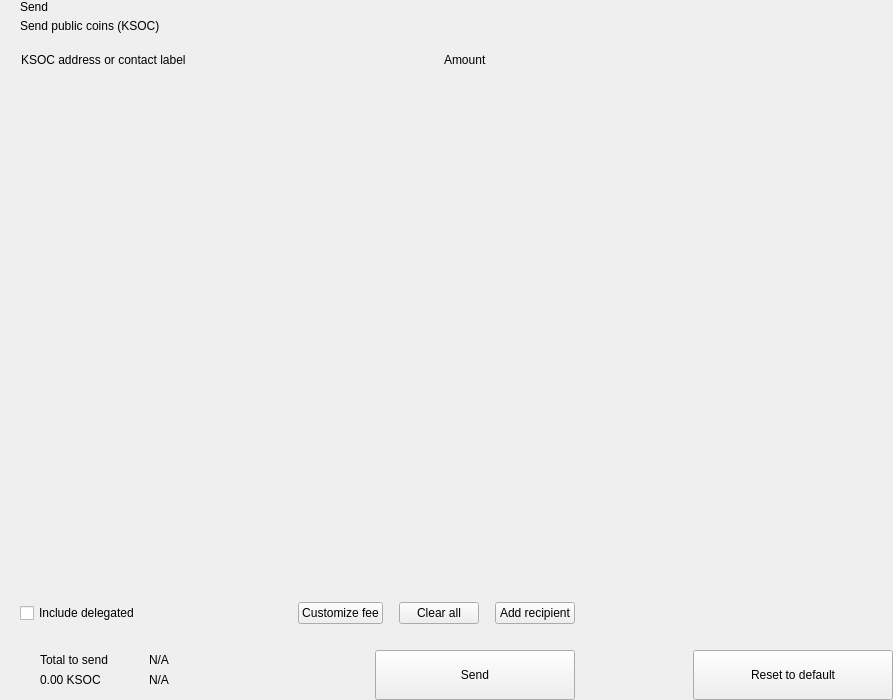
<?xml version="1.0" encoding="UTF-8"?>
<ui version="4.0">
 <class>send</class>
 <widget class="QWidget" name="send">
  <property name="geometry">
   <rect>
    <x>0</x>
    <y>0</y>
    <width>893</width>
    <height>700</height>
   </rect>
  </property>
  <property name="windowTitle">
   <string>Form</string>
  </property>
  <layout class="QHBoxLayout" name="horizontalLayout_2" stretch="2,1">
   <property name="spacing">
    <number>0</number>
   </property>
   <property name="leftMargin">
    <number>0</number>
   </property>
   <property name="topMargin">
    <number>0</number>
   </property>
   <property name="rightMargin">
    <number>0</number>
   </property>
   <property name="bottomMargin">
    <number>0</number>
   </property>
   <item>
    <widget class="QWidget" name="left" native="true">
     <layout class="QVBoxLayout" name="verticalLayout_3">
      <property name="spacing">
       <number>0</number>
      </property>
      <property name="leftMargin">
       <number>0</number>
      </property>
      <property name="topMargin">
       <number>0</number>
      </property>
      <property name="rightMargin">
       <number>0</number>
      </property>
      <property name="bottomMargin">
       <number>0</number>
      </property>
      <item>
       <layout class="QVBoxLayout" name="verticalLayout_22" stretch="0,0,0,1,0,0,0,0">
        <property name="spacing">
         <number>0</number>
        </property>
        <item>
         <layout class="QHBoxLayout" name="horizontalLayout_3">
          <property name="spacing">
           <number>0</number>
          </property>
          <property name="leftMargin">
           <number>20</number>
          </property>
          <property name="rightMargin">
           <number>20</number>
          </property>
          <item>
           <layout class="QVBoxLayout" name="verticalLayout">
            <property name="spacing">
             <number>5</number>
            </property>
            <item>
             <widget class="QLabel" name="labelTitle">
              <property name="text">
               <string>Send</string>
              </property>
              <property name="alignment">
               <set>Qt::AlignLeading|Qt::AlignLeft|Qt::AlignVCenter</set>
              </property>
             </widget>
            </item>
            <item>
             <widget class="QLabel" name="labelSubtitle1">
              <property name="text">
               <string>Send public coins (KSOC)</string>
              </property>
             </widget>
            </item>
           </layout>
          </item>
          <item>
           <spacer name="horizontalSpacer">
            <property name="orientation">
             <enum>Qt::Horizontal</enum>
            </property>
            <property name="sizeHint" stdset="0">
             <size>
              <width>40</width>
              <height>20</height>
             </size>
            </property>
           </spacer>
          </item>
         </layout>
        </item>
        <item>
         <spacer name="verticalSpacer_2">
          <property name="orientation">
           <enum>Qt::Vertical</enum>
          </property>
          <property name="sizeType">
           <enum>QSizePolicy::Fixed</enum>
          </property>
          <property name="sizeHint" stdset="0">
           <size>
            <width>20</width>
            <height>20</height>
           </size>
          </property>
         </spacer>
        </item>
        <item>
         <layout class="QHBoxLayout" name="horizontalLayout" stretch="6,0,2">
          <property name="spacing">
           <number>0</number>
          </property>
          <property name="leftMargin">
           <number>10</number>
          </property>
          <property name="topMargin">
           <number>0</number>
          </property>
          <property name="rightMargin">
           <number>20</number>
          </property>
          <property name="bottomMargin">
           <number>0</number>
          </property>
          <item>
           <widget class="QLabel" name="labelSubtitleAddress">
            <property name="styleSheet">
             <string notr="true">margin-left:8px;</string>
            </property>
            <property name="text">
             <string>KSOC address or contact label</string>
            </property>
           </widget>
          </item>
          <item>
           <spacer name="horizontalSpacer_3">
            <property name="orientation">
             <enum>Qt::Horizontal</enum>
            </property>
            <property name="sizeType">
             <enum>QSizePolicy::Fixed</enum>
            </property>
            <property name="sizeHint" stdset="0">
             <size>
              <width>40</width>
              <height>1</height>
             </size>
            </property>
           </spacer>
          </item>
          <item>
           <widget class="QLabel" name="labelSubtitleAmount">
            <property name="text">
             <string>Amount</string>
            </property>
           </widget>
          </item>
         </layout>
        </item>
        <item>
         <widget class="QScrollArea" name="scrollArea">
          <property name="minimumSize">
           <size>
            <width>0</width>
            <height>350</height>
           </size>
          </property>
          <property name="styleSheet">
           <string notr="true">#scrollArea {
            background:transparent;
            margin-top:10px;
}</string>
          </property>
          <property name="horizontalScrollBarPolicy">
           <enum>Qt::ScrollBarAlwaysOff</enum>
          </property>
          <property name="sizeAdjustPolicy">
           <enum>QAbstractScrollArea::AdjustIgnored</enum>
          </property>
          <property name="widgetResizable">
           <bool>true</bool>
          </property>
          <property name="alignment">
           <set>Qt::AlignLeading|Qt::AlignLeft|Qt::AlignTop</set>
          </property>
          <widget class="QWidget" name="scrollAreaWidgetContents">
           <property name="geometry">
            <rect>
             <x>0</x>
             <y>0</y>
             <width>591</width>
             <height>16</height>
            </rect>
           </property>
           <property name="sizePolicy">
            <sizepolicy hsizetype="Preferred" vsizetype="Maximum">
             <horstretch>0</horstretch>
             <verstretch>0</verstretch>
            </sizepolicy>
           </property>
           <property name="autoFillBackground">
            <bool>false</bool>
           </property>
           <property name="styleSheet">
            <string notr="true">#scrollAreaWidgetContents {
             background:transparent;
             }</string>
           </property>
           <layout class="QVBoxLayout" name="verticalLayout_7">
            <property name="spacing">
             <number>0</number>
            </property>
            <property name="sizeConstraint">
             <enum>QLayout::SetDefaultConstraint</enum>
            </property>
            <property name="leftMargin">
             <number>0</number>
            </property>
            <property name="topMargin">
             <number>0</number>
            </property>
            <property name="rightMargin">
             <number>0</number>
            </property>
            <property name="bottomMargin">
             <number>0</number>
            </property>
           </layout>
          </widget>
         </widget>
        </item>
        <item>
         <spacer name="verticalSpacer_4">
          <property name="orientation">
           <enum>Qt::Vertical</enum>
          </property>
          <property name="sizeType">
           <enum>QSizePolicy::Fixed</enum>
          </property>
          <property name="sizeHint" stdset="0">
           <size>
            <width>20</width>
            <height>20</height>
           </size>
          </property>
         </spacer>
        </item>
        <item>
         <layout class="QHBoxLayout" name="horizontalLayout_20">
          <property name="spacing">
           <number>6</number>
          </property>
          <property name="leftMargin">
           <number>20</number>
          </property>
          <property name="rightMargin">
           <number>20</number>
          </property>
          <item>
           <widget class="QCheckBox" name="checkBoxDelegations">
            <property name="layoutDirection">
             <enum>Qt::LeftToRight</enum>
            </property>
            <property name="text">
             <string>Include delegated</string>
            </property>
           </widget>
          </item>
          <item>
           <spacer name="horizontalSpacer_4">
            <property name="orientation">
             <enum>Qt::Horizontal</enum>
            </property>
            <property name="sizeHint" stdset="0">
             <size>
              <width>10</width>
              <height>20</height>
             </size>
            </property>
           </spacer>
          </item>
          <item>
           <widget class="QPushButton" name="pushButtonFee">
            <property name="focusPolicy">
             <enum>Qt::NoFocus</enum>
            </property>
            <property name="text">
             <string>Customize fee</string>
            </property>
           </widget>
          </item>
          <item>
           <spacer name="horizontalSpacer_11">
            <property name="orientation">
             <enum>Qt::Horizontal</enum>
            </property>
            <property name="sizeType">
             <enum>QSizePolicy::Minimum</enum>
            </property>
            <property name="sizeHint" stdset="0">
             <size>
              <width>10</width>
              <height>20</height>
             </size>
            </property>
           </spacer>
          </item>
          <item>
           <widget class="QPushButton" name="pushButtonClear">
            <property name="focusPolicy">
             <enum>Qt::NoFocus</enum>
            </property>
            <property name="layoutDirection">
             <enum>Qt::RightToLeft</enum>
            </property>
            <property name="text">
             <string>Clear all</string>
            </property>
           </widget>
          </item>
          <item>
           <spacer name="horizontalSpacer_6">
            <property name="orientation">
             <enum>Qt::Horizontal</enum>
            </property>
            <property name="sizeType">
             <enum>QSizePolicy::Fixed</enum>
            </property>
            <property name="sizeHint" stdset="0">
             <size>
              <width>10</width>
              <height>20</height>
             </size>
            </property>
           </spacer>
          </item>
          <item>
           <widget class="QPushButton" name="pushButtonAddRecipient">
            <property name="focusPolicy">
             <enum>Qt::NoFocus</enum>
            </property>
            <property name="text">
             <string>Add recipient</string>
            </property>
           </widget>
          </item>
         </layout>
        </item>
        <item>
         <spacer name="verticalSpacer">
          <property name="orientation">
           <enum>Qt::Vertical</enum>
          </property>
          <property name="sizeType">
           <enum>QSizePolicy::Fixed</enum>
          </property>
          <property name="sizeHint" stdset="0">
           <size>
            <width>20</width>
            <height>16</height>
           </size>
          </property>
         </spacer>
        </item>
        <item>
         <layout class="QHBoxLayout" name="horizontalLayout_7">
          <property name="rightMargin">
           <number>20</number>
          </property>
          <item>
           <layout class="QHBoxLayout" name="horizontalLayout_10">
            <property name="spacing">
             <number>0</number>
            </property>
            <property name="leftMargin">
             <number>8</number>
            </property>
            <item>
             <widget class="QStackedWidget" name="stackedWidget">
              <property name="minimumSize">
               <size>
                <width>0</width>
                <height>60</height>
               </size>
              </property>
              <property name="maximumSize">
               <size>
                <width>16777215</width>
                <height>60</height>
               </size>
              </property>
              <widget class="QWidget" name="page1">
               <layout class="QVBoxLayout" name="verticalLayout_71" stretch="0">
                <property name="spacing">
                 <number>6</number>
                </property>
                <property name="leftMargin">
                 <number>12</number>
                </property>
                <property name="topMargin">
                 <number>0</number>
                </property>
                <property name="rightMargin">
                 <number>0</number>
                </property>
                <property name="bottomMargin">
                 <number>0</number>
                </property>
                <item>
                 <widget class="QWidget" name="coinWidget" native="true">
                  <property name="minimumSize">
                   <size>
                    <width>0</width>
                    <height>60</height>
                   </size>
                  </property>
                  <property name="maximumSize">
                   <size>
                    <width>16777215</width>
                    <height>60</height>
                   </size>
                  </property>
                  <layout class="QHBoxLayout" name="horizontalLayout_9">
                   <property name="spacing">
                    <number>0</number>
                   </property>
                   <property name="leftMargin">
                    <number>20</number>
                   </property>
                   <property name="topMargin">
                    <number>10</number>
                   </property>
                   <property name="rightMargin">
                    <number>20</number>
                   </property>
                   <property name="bottomMargin">
                    <number>10</number>
                   </property>
                   <item>
                    <layout class="QVBoxLayout" name="verticalSend">
                     <property name="spacing">
                      <number>0</number>
                     </property>
                     <item>
                      <widget class="QLabel" name="labelTitleTotalSend">
                       <property name="text">
                        <string>Total to send</string>
                       </property>
                      </widget>
                     </item>
                     <item>
                      <widget class="QLabel" name="labelAmountSend">
                       <property name="text">
                        <string notr="true">0.00 KSOC</string>
                       </property>
                      </widget>
                     </item>
                    </layout>
                   </item>
                   <item>
                    <spacer name="horizontalSpacer_9">
                     <property name="orientation">
                      <enum>Qt::Horizontal</enum>
                     </property>
                     <property name="sizeType">
                      <enum>QSizePolicy::Fixed</enum>
                     </property>
                     <property name="sizeHint" stdset="0">
                      <size>
                       <width>20</width>
                       <height>20</height>
                      </size>
                     </property>
                    </spacer>
                   </item>
                   <item>
                    <widget class="QLabel" name="labelLine">
                     <property name="minimumSize">
                      <size>
                       <width>1</width>
                       <height>0</height>
                      </size>
                     </property>
                     <property name="maximumSize">
                      <size>
                       <width>1</width>
                       <height>16777215</height>
                      </size>
                     </property>
                     <property name="text">
                      <string/>
                     </property>
                    </widget>
                   </item>
                   <item>
                    <spacer name="horizontalSpacer_10">
                     <property name="orientation">
                      <enum>Qt::Horizontal</enum>
                     </property>
                     <property name="sizeType">
                      <enum>QSizePolicy::Fixed</enum>
                     </property>
                     <property name="sizeHint" stdset="0">
                      <size>
                       <width>20</width>
                       <height>20</height>
                      </size>
                     </property>
                    </spacer>
                   </item>
                   <item>
                    <layout class="QVBoxLayout" name="verticalRemaining">
                     <property name="spacing">
                      <number>0</number>
                     </property>
                     <item>
                      <widget class="QLabel" name="labelTitleTotalRemaining">
                       <property name="text">
                        <string notr="true">N/A</string>
                       </property>
                      </widget>
                     </item>
                     <item>
                      <widget class="QLabel" name="labelAmountRemaining">
                       <property name="text">
                        <string notr="true">N/A</string>
                       </property>
                      </widget>
                     </item>
                    </layout>
                   </item>
                  </layout>
                 </widget>
                </item>
               </layout>
              </widget>
              <widget class="QWidget" name="page_2"/>
             </widget>
            </item>
           </layout>
          </item>
          <item>
           <spacer name="horizontalSpacer_5">
            <property name="orientation">
             <enum>Qt::Horizontal</enum>
            </property>
            <property name="sizeType">
             <enum>QSizePolicy::Expanding</enum>
            </property>
            <property name="sizeHint" stdset="0">
             <size>
              <width>40</width>
              <height>20</height>
             </size>
            </property>
           </spacer>
          </item>
          <item alignment="Qt::AlignBottom">
           <widget class="QPushButton" name="pushButtonSave">
            <property name="minimumSize">
             <size>
              <width>200</width>
              <height>50</height>
             </size>
            </property>
            <property name="maximumSize">
             <size>
              <width>200</width>
              <height>50</height>
             </size>
            </property>
            <property name="focusPolicy">
             <enum>Qt::NoFocus</enum>
            </property>
            <property name="text">
             <string>Send</string>
            </property>
           </widget>
          </item>
         </layout>
        </item>
       </layout>
      </item>
     </layout>
    </widget>
   </item>
   <item>
    <widget class="QWidget" name="right" native="true">
     <layout class="QVBoxLayout" name="verticalLayout_5">
      <property name="leftMargin">
       <number>0</number>
      </property>
      <property name="topMargin">
       <number>0</number>
      </property>
      <property name="rightMargin">
       <number>0</number>
      </property>
      <property name="bottomMargin">
       <number>0</number>
      </property>
      <item>
       <layout class="QVBoxLayout" name="verticalLayout_4">
        <property name="spacing">
         <number>6</number>
        </property>
        <item>
         <widget class="OptionButton" name="btnCoinControl" native="true">
          <property name="minimumSize">
           <size>
            <width>0</width>
            <height>50</height>
           </size>
          </property>
         </widget>
        </item>
        <item>
         <widget class="OptionButton" name="btnChangeAddress" native="true">
          <property name="minimumSize">
           <size>
            <width>0</width>
            <height>50</height>
           </size>
          </property>
         </widget>
        </item>
        <item>
         <widget class="OptionButton" name="btnUri" native="true">
          <property name="minimumSize">
           <size>
            <width>0</width>
            <height>50</height>
           </size>
          </property>
         </widget>
        </item>
        <item>
         <spacer name="verticalSpacer_5">
          <property name="orientation">
           <enum>Qt::Vertical</enum>
          </property>
          <property name="sizeHint" stdset="0">
           <size>
            <width>20</width>
            <height>40</height>
           </size>
          </property>
         </spacer>
        </item>
        <item>
         <layout class="QHBoxLayout" name="horizontalLayout_8">
          <item>
           <spacer name="horizontalSpacer_7">
            <property name="orientation">
             <enum>Qt::Horizontal</enum>
            </property>
            <property name="sizeHint" stdset="0">
             <size>
              <width>40</width>
              <height>20</height>
             </size>
            </property>
           </spacer>
          </item>
          <item>
           <widget class="QPushButton" name="pushButtonReset">
            <property name="minimumSize">
             <size>
              <width>200</width>
              <height>50</height>
             </size>
            </property>
            <property name="maximumSize">
             <size>
              <width>200</width>
              <height>50</height>
             </size>
            </property>
            <property name="focusPolicy">
             <enum>Qt::NoFocus</enum>
            </property>
            <property name="text">
             <string>Reset to default</string>
            </property>
           </widget>
          </item>
         </layout>
        </item>
       </layout>
      </item>
     </layout>
    </widget>
   </item>
  </layout>
 </widget>
 <customwidgets>
  <customwidget>
   <class>OptionButton</class>
   <extends>QWidget</extends>
   <header>qt/ksoc/optionbutton.h</header>
   <container>1</container>
  </customwidget>
 </customwidgets>
 <resources/>
 <connections/>
</ui>
